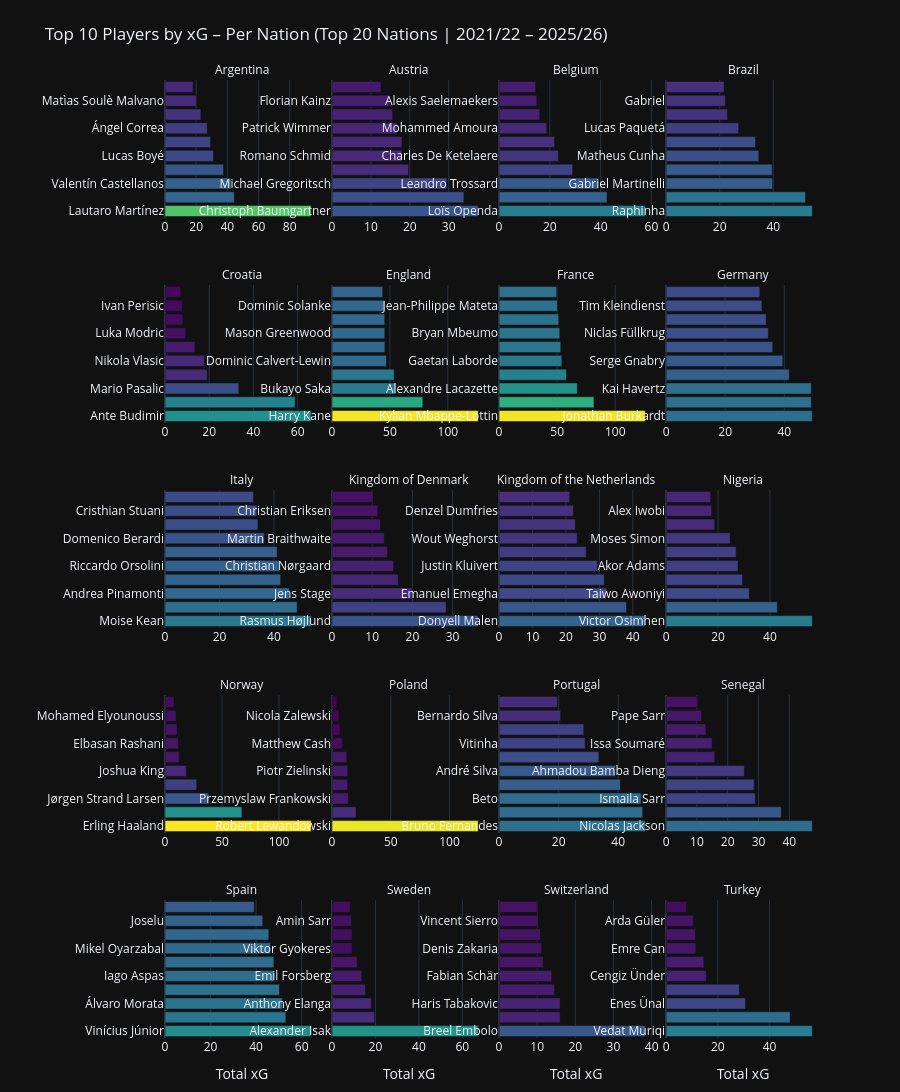

The notebook cell saved with this chart:
### Markdown cell above
## Chart 3 – Top 10 Players per Nation (Faceted Bar Chart)
Top 10 xG earners for each of the Top 20 nations. Each facet = one country.

### Code cell
top20_nations = nation_df.head(20)["nation"].tolist()

top10_per_nation = (
    player_df[player_df["nation"].isin(top20_nations)]
    .groupby("nation", group_keys=False)
    .apply(lambda g: g.nlargest(10, "total_xg"))
    .reset_index(drop=True)
)

fig3 = px.bar(
    top10_per_nation,
    x="total_xg",
    y="player",
    color="total_xg",
    facet_col="nation",
    facet_col_wrap=4,
    orientation="h",
    color_continuous_scale="Viridis",
    labels={"total_xg": "Total xG", "player": ""},
    hover_data={
        "total_goals": True,
        "total_assists": True,
        "total_shots": True,
        "seasons": True,
        "nation": False,
    },
    title="Top 10 Players by xG – Per Nation (Top 20 Nations | 2021/22 – 2025/26)",
    height=1800,
    template="plotly_dark",
)

fig3.update_layout(
    coloraxis_showscale=False,
    showlegend=False,
    margin=dict(l=130, t=80, b=40),
)
fig3.update_yaxes(matches=None, showticklabels=True, automargin=True)
fig3.update_xaxes(matches=None, showticklabels=True)
fig3.for_each_annotation(lambda a: a.update(text=a.text.split("=")[-1]))

fig3.show()

### Figure 1 — Plotly figure (JSON) as saved in the notebook; plotly's stock layout.template omitted (floating-point values rounded to 4 significant figures)
{"data": [{"customdata": [[92, 19, 538, 5, "Argentina"], [45, 15, 265, 4, "Argentina"], [31, 9, 289, 4, "Argentina"], [31, 11, 303, 5, "Argentina"], [29, 9, 229, 4, "Argentina"], [27, 16, 269, 5, "Argentina"], [34, 9, 170, 4, "Argentina"], [17, 14, 175, 4, "Argentina"], [23, 12, 180, 5, "Argentina"], [14, 8, 148, 4, "Argentina"]], "hovertemplate": "Total xG=%{marker.color}<br>=%{y}<br>total_goals=%{customdata[0]}<br>total_assists=%{customdata[1]}<br>total_shots=%{customdata[2]}<br>seasons=%{customdata[3]}<extra></extra>", "legendgroup": "", "marker": {"color": [93.85, 44.45, 42.35, 37.58, 31.15, 29.28, 27.1, 23.02, 20.08, 18.08], "coloraxis": "coloraxis", "pattern": {"shape": ""}}, "name": "", "orientation": "h", "showlegend": false, "textposition": "auto", "type": "bar", "x": [93.85, 44.45, 42.35, 37.58, 31.15, 29.28, 27.1, 23.02, 20.08, 18.08], "xaxis": "x17", "y": ["Lautaro Martínez", "Julián Álvarez", "Valentín Castellanos", "Nicolás González", "Lucas Boyé", "Alexis Mac Allister", "Ángel Correa", "Enzo Fernández", "Matìas Soulè Malvano", "Lucas Ocampos"], "yaxis": "y17"}, {"customdata": [[31, 13, 234, 5, "Austria"], [33, 6, 153, 4, "Austria"], [31, 10, 207, 5, "Austria"], [16, 13, 171, 4, "Austria"], [12, 20, 146, 4, "Austria"], [16, 17, 175, 5, "Austria"], [15, 21, 154, 5, "Austria"], [15, 8, 127, 2, "Austria"], [16, 18, 127, 4, "Austria"], [12, 13, 85, 5, "Austria"]], "hovertemplate": "Total xG=%{marker.color}<br>=%{y}<br>total_goals=%{customdata[0]}<br>total_assists=%{customdata[1]}<br>total_shots=%{customdata[2]}<br>seasons=%{customdata[3]}<extra></extra>", "legendgroup": "", "marker": {"color": [37.59, 33.9, 29.53, 19.67, 17.99, 17.97, 16.72, 15.58, 14.84, 12.6], "coloraxis": "coloraxis", "pattern": {"shape": ""}}, "name": "", "orientation": "h", "showlegend": false, "textposition": "auto", "type": "bar", "x": [37.59, 33.9, 29.53, 19.67, 17.99, 17.97, 16.72, 15.58, 14.84, 12.6], "xaxis": "x18", "y": ["Christoph Baumgartner", "Marko Arnautovic", "Michael Gregoritsch", "Karim Onisiwo", "Romano Schmid", "Kevin Stöger", "Patrick Wimmer", "Muhammed-Cham Saracevic", "Florian Kainz", "Konrad Laimer"], "yaxis": "y18"}, {"customdata": [[55, 16, 329, 4, "Belgium"], [46, 19, 225, 5, "Belgium"], [41, 28, 304, 5, "Belgium"], [30, 8, 223, 5, "Belgium"], [20, 19, 147, 4, "Belgium"], [34, 41, 261, 5, "Belgium"], [18, 12, 124, 2, "Belgium"], [9, 17, 153, 3, "Belgium"], [16, 14, 163, 5, "Belgium"], [13, 10, 119, 3, "Belgium"]], "hovertemplate": "Total xG=%{marker.color}<br>=%{y}<br>total_goals=%{customdata[0]}<br>total_assists=%{customdata[1]}<br>total_shots=%{customdata[2]}<br>seasons=%{customdata[3]}<extra></extra>", "legendgroup": "", "marker": {"color": [57.57, 42.51, 39.14, 28.97, 23.35, 21.85, 18.78, 16.03, 14.86, 14.41], "coloraxis": "coloraxis", "pattern": {"shape": ""}}, "name": "", "orientation": "h", "showlegend": false, "textposition": "auto", "type": "bar", "x": [57.57, 42.51, 39.14, 28.97, 23.35, 21.85, 18.78, 16.03, 14.86, 14.41], "xaxis": "x19", "y": ["Loïs Openda", "Romelu Lukaku", "Leandro Trossard", "Dodi Lukebakio", "Charles De Ketelaere", "Kevin De Bruyne", "Mohammed Amoura", "Andreas Pereira", "Alexis Saelemaekers", "Yannick Carrasco"], "yaxis": "y19"}, {"customdata": [[50, 32, 389, 5, "Brazil"], [49, 19, 317, 4, "Brazil"], [36, 21, 268, 5, "Brazil"], [28, 19, 230, 5, "Brazil"], [41, 22, 328, 5, "Brazil"], [34, 16, 218, 5, "Brazil"], [25, 16, 251, 5, "Brazil"], [16, 1, 126, 2, "Brazil"], [20, 6, 159, 5, "Brazil"], [26, 17, 92, 2, "Brazil"]], "hovertemplate": "Total xG=%{marker.color}<br>=%{y}<br>total_goals=%{customdata[0]}<br>total_assists=%{customdata[1]}<br>total_shots=%{customdata[2]}<br>seasons=%{customdata[3]}<extra></extra>", "legendgroup": "", "marker": {"color": [54.56, 52.04, 39.76, 39.59, 34.61, 33.37, 27.07, 22.92, 22.12, 21.65], "coloraxis": "coloraxis", "pattern": {"shape": ""}}, "name": "", "orientation": "h", "showlegend": false, "textposition": "auto", "type": "bar", "x": [54.56, 52.04, 39.76, 39.59, 34.61, 33.37, 27.07, 22.92, 22.12, 21.65], "xaxis": "x20", "y": ["Raphinha", "João Pedro", "Gabriel Martinelli", "Gabriel Jesus", "Matheus Cunha", "Richarlison", "Lucas Paquetá", "Evanilson", "Gabriel", "Neymar"], "yaxis": "y20"}, {"customdata": [[67, 8, 349, 5, "Croatia"], [54, 31, 343, 5, "Croatia"], [30, 21, 184, 5, "Croatia"], [17, 22, 146, 5, "Croatia"], [20, 15, 170, 5, "Croatia"], [14, 5, 124, 5, "Croatia"], [12, 26, 118, 5, "Croatia"], [6, 4, 71, 3, "Croatia"], [9, 16, 75, 3, "Croatia"], [8, 4, 69, 4, "Croatia"]], "hovertemplate": "Total xG=%{marker.color}<br>=%{y}<br>total_goals=%{customdata[0]}<br>total_assists=%{customdata[1]}<br>total_shots=%{customdata[2]}<br>seasons=%{customdata[3]}<extra></extra>", "legendgroup": "", "marker": {"color": [66.15, 58.85, 33.43, 19.06, 17.88, 13.54, 9.368, 8.028, 7.792, 7.014], "coloraxis": "coloraxis", "pattern": {"shape": ""}}, "name": "", "orientation": "h", "showlegend": false, "textposition": "auto", "type": "bar", "x": [66.15, 58.85, 33.43, 19.06, 17.88, 13.54, 9.368, 8.028, 7.792, 7.014], "xaxis": "x13", "y": ["Ante Budimir", "Andrej Kramaric", "Mario Pasalic", "Lovro Majer", "Nikola Vlasic", "Josko Gvardiol", "Luka Modric", "Ante Rebic", "Ivan Perisic", "Josip Brekalo"], "yaxis": "y13"}, {"customdata": [[139, 34, 622, 5, "England"], [69, 30, 409, 5, "England"], [53, 39, 419, 5, "England"], [55, 34, 392, 5, "England"], [27, 7, 240, 5, "England"], [43, 29, 270, 5, "England"], [50, 17, 360, 4, "England"], [48, 18, 264, 5, "England"], [37, 13, 257, 4, "England"], [37, 9, 242, 5, "England"]], "hovertemplate": "Total xG=%{marker.color}<br>=%{y}<br>total_goals=%{customdata[0]}<br>total_assists=%{customdata[1]}<br>total_shots=%{customdata[2]}<br>seasons=%{customdata[3]}<extra></extra>", "legendgroup": "", "marker": {"color": [126.2, 78.36, 55.02, 53.64, 46.99, 45.68, 45.57, 45.51, 45.46, 43.81], "coloraxis": "coloraxis", "pattern": {"shape": ""}}, "name": "", "orientation": "h", "showlegend": false, "textposition": "auto", "type": "bar", "x": [126.2, 78.36, 55.02, 53.64, 46.99, 45.68, 45.57, 45.51, 45.46, 43.81], "xaxis": "x14", "y": ["Harry Kane", "Ollie Watkins", "Bukayo Saka", "Jarrod Bowen", "Dominic Calvert-Lewin", "Jude Bellingham", "Mason Greenwood", "Ademola Lookman", "Dominic Solanke", "Danny Welbeck"], "yaxis": "y14"}, {"customdata": [[139, 36, 689, 5, "France"], [81, 6, 337, 5, "France"], [65, 16, 282, 4, "France"], [50, 20, 317, 5, "France"], [46, 17, 324, 4, "France"], [60, 14, 208, 3, "France"], [51, 31, 344, 5, "France"], [43, 21, 275, 5, "France"], [45, 8, 234, 5, "France"], [44, 17, 259, 4, "France"]], "hovertemplate": "Total xG=%{marker.color}<br>=%{y}<br>total_goals=%{customdata[0]}<br>total_assists=%{customdata[1]}<br>total_shots=%{customdata[2]}<br>seasons=%{customdata[3]}<extra></extra>", "legendgroup": "", "marker": {"color": [125.9, 81.67, 67.32, 58.02, 54.03, 53.11, 52.24, 51.41, 50.18, 49.54], "coloraxis": "coloraxis", "pattern": {"shape": ""}}, "name": "", "orientation": "h", "showlegend": false, "textposition": "auto", "type": "bar", "x": [125.9, 81.67, 67.32, 58.02, 54.03, 53.11, 52.24, 51.41, 50.18, 49.54], "xaxis": "x15", "y": ["Kylian Mbappe-Lottin", "Serhou Guirassy", "Alexandre Lacazette", "Marcus Thuram", "Gaetan Laborde", "Wissam Ben Yedder", "Bryan Mbeumo", "Hugo Ekitike", "Jean-Philippe Mateta", "Olivier Giroud"], "yaxis": "y15"}, {"customdata": [[47, 9, 244, 5, "Germany"], [48, 19, 262, 5, "Germany"], [37, 15, 254, 5, "Germany"], [34, 30, 308, 4, "Germany"], [44, 22, 256, 5, "Germany"], [26, 11, 179, 5, "Germany"], [32, 15, 176, 4, "Germany"], [32, 23, 245, 3, "Germany"], [28, 10, 158, 3, "Germany"], [33, 41, 233, 5, "Germany"]], "hovertemplate": "Total xG=%{marker.color}<br>=%{y}<br>total_goals=%{customdata[0]}<br>total_assists=%{customdata[1]}<br>total_shots=%{customdata[2]}<br>seasons=%{customdata[3]}<extra></extra>", "legendgroup": "", "marker": {"color": [49.46, 49.12, 49.12, 41.67, 39.47, 36.08, 34.61, 33.87, 32.42, 31.7], "coloraxis": "coloraxis", "pattern": {"shape": ""}}, "name": "", "orientation": "h", "showlegend": false, "textposition": "auto", "type": "bar", "x": [49.46, 49.12, 49.12, 41.67, 39.47, 36.08, 34.61, 33.87, 32.42, 31.7], "xaxis": "x16", "y": ["Jonathan Burkardt", "Ermedin Demirovic", "Kai Havertz", "Leroy Sané", "Serge Gnabry", "Lucas Höler", "Niclas Füllkrug", "Marvin Ducksch", "Tim Kleindienst", "Florian Wirtz"], "yaxis": "y16"}, {"customdata": [[38, 5, 282, 5, "Italy"], [46, 8, 250, 4, "Italy"], [45, 7, 374, 5, "Italy"], [47, 32, 272, 5, "Italy"], [49, 14, 335, 5, "Italy"], [43, 25, 309, 5, "Italy"], [43, 28, 273, 4, "Italy"], [20, 1, 217, 5, "Italy"], [32, 5, 111, 4, "Italy"], [26, 16, 274, 5, "Italy"]], "hovertemplate": "Total xG=%{marker.color}<br>=%{y}<br>total_goals=%{customdata[0]}<br>total_assists=%{customdata[1]}<br>total_shots=%{customdata[2]}<br>seasons=%{customdata[3]}<extra></extra>", "legendgroup": "", "marker": {"color": [53.67, 48.51, 45.57, 42.47, 41.97, 41.14, 36.45, 34.1, 33.7, 32.51], "coloraxis": "coloraxis", "pattern": {"shape": ""}}, "name": "", "orientation": "h", "showlegend": false, "textposition": "auto", "type": "bar", "x": [53.67, 48.51, 45.57, 42.47, 41.97, 41.14, 36.45, 34.1, 33.7, 32.51], "xaxis": "x9", "y": ["Moise Kean", "Ciro Immobile", "Andrea Pinamonti", "Vincenzo Grifo", "Riccardo Orsolini", "Paulo Dybala", "Domenico Berardi", "Roberto Piccoli", "Cristhian Stuani", "Lorenzo Pellegrini"], "yaxis": "y9"}, {"customdata": [[32, 6, 167, 4, "Kingdom of Denmark"], [31, 11, 185, 5, "Kingdom of Denmark"], [23, 11, 147, 4, "Kingdom of Denmark"], [12, 8, 148, 5, "Kingdom of Denmark"], [11, 12, 122, 5, "Kingdom of Denmark"], [14, 3, 105, 5, "Kingdom of Denmark"], [12, 3, 66, 2, "Kingdom of Denmark"], [16, 0, 59, 2, "Kingdom of Denmark"], [6, 21, 113, 5, "Kingdom of Denmark"], [9, 12, 92, 5, "Kingdom of Denmark"]], "hovertemplate": "Total xG=%{marker.color}<br>=%{y}<br>total_goals=%{customdata[0]}<br>total_assists=%{customdata[1]}<br>total_shots=%{customdata[2]}<br>seasons=%{customdata[3]}<extra></extra>", "legendgroup": "", "marker": {"color": [36.38, 28.38, 20.04, 16.48, 15.31, 13.8, 13.01, 12.07, 11.4, 10.22], "coloraxis": "coloraxis", "pattern": {"shape": ""}}, "name": "", "orientation": "h", "showlegend": false, "textposition": "auto", "type": "bar", "x": [36.38, 28.38, 20.04, 16.48, 15.31, 13.8, 13.01, 12.07, 11.4, 10.22], "xaxis": "x10", "y": ["Rasmus Højlund", "Jonas Wind", "Jens Stage", "Jesper Lindstrom", "Christian Nørgaard", "Jacob Bruun Larsen", "Martin Braithwaite", "Marcus Ingvartsen", "Christian Eriksen", "Joakim Maehle"], "yaxis": "y10"}, {"customdata": [[43, 11, 279, 5, "Kingdom of the Netherlands"], [30, 7, 200, 4, "Kingdom of the Netherlands"], [26, 6, 125, 3, "Kingdom of the Netherlands"], [31, 14, 226, 4, "Kingdom of the Netherlands"], [31, 12, 209, 5, "Kingdom of the Netherlands"], [23, 26, 147, 5, "Kingdom of the Netherlands"], [15, 8, 121, 3, "Kingdom of the Netherlands"], [29, 13, 208, 5, "Kingdom of the Netherlands"], [18, 14, 140, 5, "Kingdom of the Netherlands"], [19, 8, 164, 4, "Kingdom of the Netherlands"]], "hovertemplate": "Total xG=%{marker.color}<br>=%{y}<br>total_goals=%{customdata[0]}<br>total_assists=%{customdata[1]}<br>total_shots=%{customdata[2]}<br>seasons=%{customdata[3]}<extra></extra>", "legendgroup": "", "marker": {"color": [43.72, 38.12, 32.02, 31.46, 29.4, 26.05, 23.37, 22.79, 22.23, 21.13], "coloraxis": "coloraxis", "pattern": {"shape": ""}}, "name": "", "orientation": "h", "showlegend": false, "textposition": "auto", "type": "bar", "x": [43.72, 38.12, 32.02, 31.46, 29.4, 26.05, 23.37, 22.79, 22.23, 21.13], "xaxis": "x11", "y": ["Donyell Malen", "Thijs Dallinga", "Emanuel Emegha", "Cody Gakpo", "Justin Kluivert", "Jeremie Frimpong", "Wout Weghorst", "Teun Koopmeiners", "Denzel Dumfries", "Joshua Zirkzee"], "yaxis": "y11"}, {"customdata": [[55, 9, 315, 3, "Nigeria"], [40, 9, 211, 5, "Nigeria"], [33, 5, 141, 5, "Nigeria"], [21, 5, 176, 5, "Nigeria"], [18, 5, 156, 3, "Nigeria"], [22, 11, 147, 3, "Nigeria"], [25, 29, 181, 5, "Nigeria"], [16, 17, 170, 5, "Nigeria"], [22, 20, 216, 5, "Nigeria"], [14, 2, 92, 3, "Nigeria"]], "hovertemplate": "Total xG=%{marker.color}<br>=%{y}<br>total_goals=%{customdata[0]}<br>total_assists=%{customdata[1]}<br>total_shots=%{customdata[2]}<br>seasons=%{customdata[3]}<extra></extra>", "legendgroup": "", "marker": {"color": [56.31, 42.86, 32.06, 29.46, 27.7, 27.0, 24.67, 18.76, 17.55, 17.16], "coloraxis": "coloraxis", "pattern": {"shape": ""}}, "name": "", "orientation": "h", "showlegend": false, "textposition": "auto", "type": "bar", "x": [56.31, 42.86, 32.06, 29.46, 27.7, 27.0, 24.67, 18.76, 17.55, 17.16], "xaxis": "x12", "y": ["Victor Osimhen", "Terem Igobor Moffi", "Taiwo Awoniyi", "Arnaut Danjuma Groeneveld", "Akor Adams", "Victor Boniface", "Moses Simon", "Samuel Chukwueze", "Alex Iwobi", "Gift Orban"], "yaxis": "y12"}, {"customdata": [[129, 30, 532, 5, "Norway"], [69, 11, 305, 5, "Norway"], [35, 12, 208, 4, "Norway"], [34, 34, 292, 5, "Norway"], [11, 7, 122, 3, "Norway"], [9, 6, 84, 5, "Norway"], [13, 6, 81, 3, "Norway"], [11, 4, 92, 3, "Norway"], [5, 3, 79, 2, "Norway"], [6, 6, 81, 3, "Norway"]], "hovertemplate": "Total xG=%{marker.color}<br>=%{y}<br>total_goals=%{customdata[0]}<br>total_assists=%{customdata[1]}<br>total_shots=%{customdata[2]}<br>seasons=%{customdata[3]}<extra></extra>", "legendgroup": "", "marker": {"color": [128.2, 67.42, 38.51, 27.77, 18.65, 12.41, 11.74, 10.66, 9.649, 7.962], "coloraxis": "coloraxis", "pattern": {"shape": ""}}, "name": "", "orientation": "h", "showlegend": false, "textposition": "auto", "type": "bar", "x": [128.2, 67.42, 38.51, 27.77, 18.65, 12.41, 11.74, 10.66, 9.649, 7.962], "xaxis": "x5", "y": ["Erling Haaland", "Alexander Sørloth", "Jørgen Strand Larsen", "Martin Odegaard", "Joshua King", "Morten Thorsby", "Elbasan Rashani", "Kristian Thorstvedt", "Mohamed Elyounoussi", "Aron Dønnum"], "yaxis": "y5"}, {"customdata": [[115, 21, 552, 5, "Poland"], [18, 4, 132, 3, "Poland"], [19, 14, 120, 5, "Poland"], [8, 5, 93, 2, "Poland"], [19, 18, 164, 5, "Poland"], [10, 8, 106, 4, "Poland"], [10, 9, 115, 5, "Poland"], [10, 2, 74, 4, "Poland"], [5, 7, 92, 5, "Poland"], [6, 0, 32, 3, "Poland"]], "hovertemplate": "Total xG=%{marker.color}<br>=%{y}<br>total_goals=%{customdata[0]}<br>total_assists=%{customdata[1]}<br>total_shots=%{customdata[2]}<br>seasons=%{customdata[3]}<extra></extra>", "legendgroup": "", "marker": {"color": [124.4, 20.4, 13.88, 13.36, 13.35, 12.52, 8.741, 6.798, 5.964, 4.167], "coloraxis": "coloraxis", "pattern": {"shape": ""}}, "name": "", "orientation": "h", "showlegend": false, "textposition": "auto", "type": "bar", "x": [124.4, 20.4, 13.88, 13.36, 13.35, 12.52, 8.741, 6.798, 5.964, 4.167], "xaxis": "x6", "y": ["Robert Lewandowski", "Arkadiusz Milik", "Przemyslaw Frankowski", "Krzysztof Piatek", "Piotr Zielinski", "Jakub Kaminski", "Matthew Cash", "Szymon Zurkowski", "Nicola Zalewski", "Jan Bednarek"], "yaxis": "y6"}, {"customdata": [[43, 46, 436, 5, "Portugal"], [52, 35, 373, 5, "Portugal"], [36, 1, 245, 5, "Portugal"], [38, 14, 217, 4, "Portugal"], [27, 8, 191, 5, "Portugal"], [26, 5, 157, 3, "Portugal"], [28, 21, 289, 4, "Portugal"], [25, 11, 221, 4, "Portugal"], [23, 26, 154, 5, "Portugal"], [19, 3, 136, 2, "Portugal"]], "hovertemplate": "Total xG=%{marker.color}<br>=%{y}<br>total_goals=%{customdata[0]}<br>total_assists=%{customdata[1]}<br>total_shots=%{customdata[2]}<br>seasons=%{customdata[3]}<extra></extra>", "legendgroup": "", "marker": {"color": [49.09, 48.22, 47.68, 40.72, 39.09, 33.51, 28.9, 28.43, 20.67, 19.56], "coloraxis": "coloraxis", "pattern": {"shape": ""}}, "name": "", "orientation": "h", "showlegend": false, "textposition": "auto", "type": "bar", "x": [49.09, 48.22, 47.68, 40.72, 39.09, 33.51, 28.9, 28.43, 20.67, 19.56], "xaxis": "x7", "y": ["Bruno Fernandes", "Rafael Leão", "Beto", "Diogo Jota", "André Silva", "Gonçalo Ramos", "Vitinha", "João Félix", "Bernardo Silva", "Cristiano Ronaldo"], "yaxis": "y7"}, {"customdata": [[40, 14, 219, 5, "Senegal"], [35, 3, 181, 3, "Senegal"], [23, 13, 157, 4, "Senegal"], [23, 7, 152, 2, "Senegal"], [24, 3, 127, 5, "Senegal"], [8, 2, 99, 3, "Senegal"], [11, 6, 104, 3, "Senegal"], [12, 4, 88, 3, "Senegal"], [9, 12, 116, 5, "Senegal"], [9, 2, 95, 5, "Senegal"]], "hovertemplate": "Total xG=%{marker.color}<br>=%{y}<br>total_goals=%{customdata[0]}<br>total_assists=%{customdata[1]}<br>total_shots=%{customdata[2]}<br>seasons=%{customdata[3]}<extra></extra>", "legendgroup": "", "marker": {"color": [47.46, 37.37, 28.96, 28.61, 25.42, 15.8, 14.96, 12.94, 11.53, 10.08], "coloraxis": "coloraxis", "pattern": {"shape": ""}}, "name": "", "orientation": "h", "showlegend": false, "textposition": "auto", "type": "bar", "x": [47.46, 37.37, 28.96, 28.61, 25.42, 15.8, 14.96, 12.94, 11.53, 10.08], "xaxis": "x8", "y": ["Nicolas Jackson", "Habib Diallo", "Ismaila Sarr", "Sadio Mané", "Ahmadou Bamba Dieng", "Ibrahima Niane", "Issa Soumaré", "Abdallah Sima", "Pape Sarr", "Pathé Ciss"], "yaxis": "y8"}, {"customdata": [[62, 37, 390, 5, "Spain"], [38, 21, 376, 5, "Spain"], [42, 13, 247, 5, "Spain"], [39, 15, 240, 4, "Spain"], [52, 26, 321, 5, "Spain"], [47, 9, 205, 5, "Spain"], [42, 13, 208, 5, "Spain"], [39, 16, 246, 5, "Spain"], [40, 8, 253, 3, "Spain"], [30, 25, 300, 5, "Spain"]], "hovertemplate": "Total xG=%{marker.color}<br>=%{y}<br>total_goals=%{customdata[0]}<br>total_assists=%{customdata[1]}<br>total_shots=%{customdata[2]}<br>seasons=%{customdata[3]}<extra></extra>", "legendgroup": "", "marker": {"color": [64.21, 53.05, 51.51, 50.25, 48.07, 47.8, 46.35, 45.6, 42.92, 39.22], "coloraxis": "coloraxis", "pattern": {"shape": ""}}, "name": "", "orientation": "h", "showlegend": false, "textposition": "auto", "type": "bar", "x": [64.21, 53.05, 51.51, 50.25, 48.07, 47.8, 46.35, 45.6, 42.92, 39.22], "xaxis": "x", "y": ["Vinícius Júnior", "Iñaki Williams", "Álvaro Morata", "Pierre-Emerick Aubameyang", "Iago Aspas", "Borja Iglesias", "Mikel Oyarzabal", "Ferrán Torres", "Joselu", "Rodrygo"], "yaxis": "y"}, {"customdata": [[63, 12, 319, 5, "Sweden"], [23, 25, 191, 4, "Sweden"], [13, 24, 143, 5, "Sweden"], [14, 14, 150, 5, "Sweden"], [14, 7, 77, 3, "Sweden"], [12, 7, 62, 4, "Sweden"], [10, 0, 42, 1, "Sweden"], [9, 5, 65, 1, "Sweden"], [5, 3, 57, 4, "Sweden"], [9, 3, 57, 2, "Sweden"]], "hovertemplate": "Total xG=%{marker.color}<br>=%{y}<br>total_goals=%{customdata[0]}<br>total_assists=%{customdata[1]}<br>total_shots=%{customdata[2]}<br>seasons=%{customdata[3]}<extra></extra>", "legendgroup": "", "marker": {"color": [67.35, 19.57, 18.09, 15.42, 13.71, 11.62, 9.229, 9.192, 9.0, 8.353], "coloraxis": "coloraxis", "pattern": {"shape": ""}}, "name": "", "orientation": "h", "showlegend": false, "textposition": "auto", "type": "bar", "x": [67.35, 19.57, 18.09, 15.42, 13.71, 11.62, 9.229, 9.192, 9.0, 8.353], "xaxis": "x2", "y": ["Alexander Isak", "Dejan Kulusevski", "Anthony Elanga", "Mattias Svanberg", "Emil Forsberg", "Williot Swedberg", "Viktor Gyokeres", "Branimir Hrgota", "Amin Sarr", "Zlatan Ibrahimovic"], "yaxis": "y2"}, {"customdata": [[34, 12, 169, 5, "Switzerland"], [10, 7, 111, 4, "Switzerland"], [14, 3, 82, 2, "Switzerland"], [13, 16, 158, 5, "Switzerland"], [11, 6, 168, 5, "Switzerland"], [11, 2, 61, 3, "Switzerland"], [15, 7, 97, 5, "Switzerland"], [10, 8, 129, 3, "Switzerland"], [11, 3, 76, 3, "Switzerland"], [9, 11, 76, 5, "Switzerland"]], "hovertemplate": "Total xG=%{marker.color}<br>=%{y}<br>total_goals=%{customdata[0]}<br>total_assists=%{customdata[1]}<br>total_shots=%{customdata[2]}<br>seasons=%{customdata[3]}<extra></extra>", "legendgroup": "", "marker": {"color": [38.34, 16.03, 16.02, 14.53, 13.78, 11.55, 11.15, 10.84, 10.23, 9.974], "coloraxis": "coloraxis", "pattern": {"shape": ""}}, "name": "", "orientation": "h", "showlegend": false, "textposition": "auto", "type": "bar", "x": [38.34, 16.03, 16.02, 14.53, 13.78, 11.55, 11.15, 10.84, 10.23, 9.974], "xaxis": "x3", "y": ["Breel Embolo", "Dan Ndoye", "Haris Tabakovic", "Ruben Vargas", "Fabian Schär", "Noah Okafor", "Denis Zakaria", "Nedim Bajrami", "Vincent Sierro", "Silvan Widmer"], "yaxis": "y3"}, {"customdata": [[52, 11, 323, 5, "Turkey"], [47, 17, 299, 4, "Turkey"], [35, 8, 228, 5, "Turkey"], [36, 29, 274, 5, "Turkey"], [15, 6, 128, 2, "Turkey"], [18, 9, 160, 3, "Turkey"], [15, 4, 59, 5, "Turkey"], [5, 3, 71, 1, "Turkey"], [12, 12, 96, 3, "Turkey"], [7, 4, 55, 3, "Turkey"]], "hovertemplate": "Total xG=%{marker.color}<br>=%{y}<br>total_goals=%{customdata[0]}<br>total_assists=%{customdata[1]}<br>total_shots=%{customdata[2]}<br>seasons=%{customdata[3]}<extra></extra>", "legendgroup": "", "marker": {"color": [56.53, 47.96, 30.7, 28.33, 15.5, 14.59, 11.52, 11.36, 10.57, 7.881], "coloraxis": "coloraxis", "pattern": {"shape": ""}}, "name": "", "orientation": "h", "showlegend": false, "textposition": "auto", "type": "bar", "x": [56.53, 47.96, 30.7, 28.33, 15.5, 14.59, 11.52, 11.36, 10.57, 7.881], "xaxis": "x4", "y": ["Vedat Muriqi", "Deniz Undav", "Enes Ünal", "Hakan Calhanoglu", "Cengiz Ünder", "Kenan Yildiz", "Emre Can", "Burak Yilmaz", "Arda Güler", "Yusuf Yazici"], "yaxis": "y4"}], "layout": {"annotations": [{"font": {}, "showarrow": false, "text": "Spain", "x": 0.1175, "xanchor": "center", "xref": "paper", "y": 0.144, "yanchor": "bottom", "yref": "paper"}, {"font": {}, "showarrow": false, "text": "Sweden", "x": 0.3725, "xanchor": "center", "xref": "paper", "y": 0.144, "yanchor": "bottom", "yref": "paper"}, {"font": {}, "showarrow": false, "text": "Switzerland", "x": 0.6275, "xanchor": "center", "xref": "paper", "y": 0.144, "yanchor": "bottom", "yref": "paper"}, {"font": {}, "showarrow": false, "text": "Turkey", "x": 0.8825, "xanchor": "center", "xref": "paper", "y": 0.144, "yanchor": "bottom", "yref": "paper"}, {"font": {}, "showarrow": false, "text": "Norway", "x": 0.1175, "xanchor": "center", "xref": "paper", "y": 0.358, "yanchor": "bottom", "yref": "paper"}, {"font": {}, "showarrow": false, "text": "Poland", "x": 0.3725, "xanchor": "center", "xref": "paper", "y": 0.358, "yanchor": "bottom", "yref": "paper"}, {"font": {}, "showarrow": false, "text": "Portugal", "x": 0.6275, "xanchor": "center", "xref": "paper", "y": 0.358, "yanchor": "bottom", "yref": "paper"}, {"font": {}, "showarrow": false, "text": "Senegal", "x": 0.8825, "xanchor": "center", "xref": "paper", "y": 0.358, "yanchor": "bottom", "yref": "paper"}, {"font": {}, "showarrow": false, "text": "Italy", "x": 0.1175, "xanchor": "center", "xref": "paper", "y": 0.572, "yanchor": "bottom", "yref": "paper"}, {"font": {}, "showarrow": false, "text": "Kingdom of Denmark", "x": 0.3725, "xanchor": "center", "xref": "paper", "y": 0.572, "yanchor": "bottom", "yref": "paper"}, {"font": {}, "showarrow": false, "text": "Kingdom of the Netherlands", "x": 0.6275, "xanchor": "center", "xref": "paper", "y": 0.572, "yanchor": "bottom", "yref": "paper"}, {"font": {}, "showarrow": false, "text": "Nigeria", "x": 0.8825, "xanchor": "center", "xref": "paper", "y": 0.572, "yanchor": "bottom", "yref": "paper"}, {"font": {}, "showarrow": false, "text": "Croatia", "x": 0.1175, "xanchor": "center", "xref": "paper", "y": 0.786, "yanchor": "bottom", "yref": "paper"}, {"font": {}, "showarrow": false, "text": "England", "x": 0.3725, "xanchor": "center", "xref": "paper", "y": 0.786, "yanchor": "bottom", "yref": "paper"}, {"font": {}, "showarrow": false, "text": "France", "x": 0.6275, "xanchor": "center", "xref": "paper", "y": 0.786, "yanchor": "bottom", "yref": "paper"}, {"font": {}, "showarrow": false, "text": "Germany", "x": 0.8825, "xanchor": "center", "xref": "paper", "y": 0.786, "yanchor": "bottom", "yref": "paper"}, {"font": {}, "showarrow": false, "text": "Argentina", "x": 0.1175, "xanchor": "center", "xref": "paper", "y": 1, "yanchor": "bottom", "yref": "paper"}, {"font": {}, "showarrow": false, "text": "Austria", "x": 0.3725, "xanchor": "center", "xref": "paper", "y": 1, "yanchor": "bottom", "yref": "paper"}, {"font": {}, "showarrow": false, "text": "Belgium", "x": 0.6275, "xanchor": "center", "xref": "paper", "y": 1, "yanchor": "bottom", "yref": "paper"}, {"font": {}, "showarrow": false, "text": "Brazil", "x": 0.8825, "xanchor": "center", "xref": "paper", "y": 1, "yanchor": "bottom", "yref": "paper"}], "barmode": "relative", "coloraxis": {"colorbar": {"title": {"text": "Total xG"}}, "colorscale": [[0, "#440154"], [0.1111, "#482878"], [0.2222, "#3e4989"], [0.3333, "#31688e"], [0.4444, "#26828e"], [0.5556, "#1f9e89"], [0.6667, "#35b779"], [0.7778, "#6ece58"], [0.8889, "#b5de2b"], [1, "#fde725"]], "showscale": false}, "height": 1800, "legend": {"tracegroupgap": 0}, "margin": {"b": 40, "l": 130, "t": 80}, "showlegend": false, "title": {"text": "Top 10 Players by xG – Per Nation (Top 20 Nations | 2021/22 – 2025/26)"}, "xaxis": {"anchor": "y", "domain": [0, 0.235], "showticklabels": true, "title": {"text": "Total xG"}}, "xaxis10": {"anchor": "y10", "domain": [0.255, 0.49], "showticklabels": true}, "xaxis11": {"anchor": "y11", "domain": [0.51, 0.745], "showticklabels": true}, "xaxis12": {"anchor": "y12", "domain": [0.765, 1.0], "showticklabels": true}, "xaxis13": {"anchor": "y13", "domain": [0, 0.235], "showticklabels": true}, "xaxis14": {"anchor": "y14", "domain": [0.255, 0.49], "showticklabels": true}, "xaxis15": {"anchor": "y15", "domain": [0.51, 0.745], "showticklabels": true}, "xaxis16": {"anchor": "y16", "domain": [0.765, 1.0], "showticklabels": true}, "xaxis17": {"anchor": "y17", "domain": [0, 0.235], "showticklabels": true}, "xaxis18": {"anchor": "y18", "domain": [0.255, 0.49], "showticklabels": true}, "xaxis19": {"anchor": "y19", "domain": [0.51, 0.745], "showticklabels": true}, "xaxis2": {"anchor": "y2", "domain": [0.255, 0.49], "showticklabels": true, "title": {"text": "Total xG"}}, "xaxis20": {"anchor": "y20", "domain": [0.765, 1.0], "showticklabels": true}, "xaxis3": {"anchor": "y3", "domain": [0.51, 0.745], "showticklabels": true, "title": {"text": "Total xG"}}, "xaxis4": {"anchor": "y4", "domain": [0.765, 1.0], "showticklabels": true, "title": {"text": "Total xG"}}, "xaxis5": {"anchor": "y5", "domain": [0, 0.235], "showticklabels": true}, "xaxis6": {"anchor": "y6", "domain": [0.255, 0.49], "showticklabels": true}, "xaxis7": {"anchor": "y7", "domain": [0.51, 0.745], "showticklabels": true}, "xaxis8": {"anchor": "y8", "domain": [0.765, 1.0], "showticklabels": true}, "xaxis9": {"anchor": "y9", "domain": [0, 0.235], "showticklabels": true}, "yaxis": {"anchor": "x", "automargin": true, "domain": [0, 0.144], "showticklabels": true, "title": {"text": ""}}, "yaxis10": {"anchor": "x10", "automargin": true, "domain": [0.428, 0.572], "showticklabels": true}, "yaxis11": {"anchor": "x11", "automargin": true, "domain": [0.428, 0.572], "showticklabels": true}, "yaxis12": {"anchor": "x12", "automargin": true, "domain": [0.428, 0.572], "showticklabels": true}, "yaxis13": {"anchor": "x13", "automargin": true, "domain": [0.642, 0.786], "showticklabels": true, "title": {"text": ""}}, "yaxis14": {"anchor": "x14", "automargin": true, "domain": [0.642, 0.786], "showticklabels": true}, "yaxis15": {"anchor": "x15", "automargin": true, "domain": [0.642, 0.786], "showticklabels": true}, "yaxis16": {"anchor": "x16", "automargin": true, "domain": [0.642, 0.786], "showticklabels": true}, "yaxis17": {"anchor": "x17", "automargin": true, "domain": [0.856, 1], "showticklabels": true, "title": {"text": ""}}, "yaxis18": {"anchor": "x18", "automargin": true, "domain": [0.856, 1], "showticklabels": true}, "yaxis19": {"anchor": "x19", "automargin": true, "domain": [0.856, 1], "showticklabels": true}, "yaxis2": {"anchor": "x2", "automargin": true, "domain": [0, 0.144], "showticklabels": true}, "yaxis20": {"anchor": "x20", "automargin": true, "domain": [0.856, 1], "showticklabels": true}, "yaxis3": {"anchor": "x3", "automargin": true, "domain": [0, 0.144], "showticklabels": true}, "yaxis4": {"anchor": "x4", "automargin": true, "domain": [0, 0.144], "showticklabels": true}, "yaxis5": {"anchor": "x5", "automargin": true, "domain": [0.214, 0.358], "showticklabels": true, "title": {"text": ""}}, "yaxis6": {"anchor": "x6", "automargin": true, "domain": [0.214, 0.358], "showticklabels": true}, "yaxis7": {"anchor": "x7", "automargin": true, "domain": [0.214, 0.358], "showticklabels": true}, "yaxis8": {"anchor": "x8", "automargin": true, "domain": [0.214, 0.358], "showticklabels": true}, "yaxis9": {"anchor": "x9", "automargin": true, "domain": [0.428, 0.572], "showticklabels": true, "title": {"text": ""}}}}
